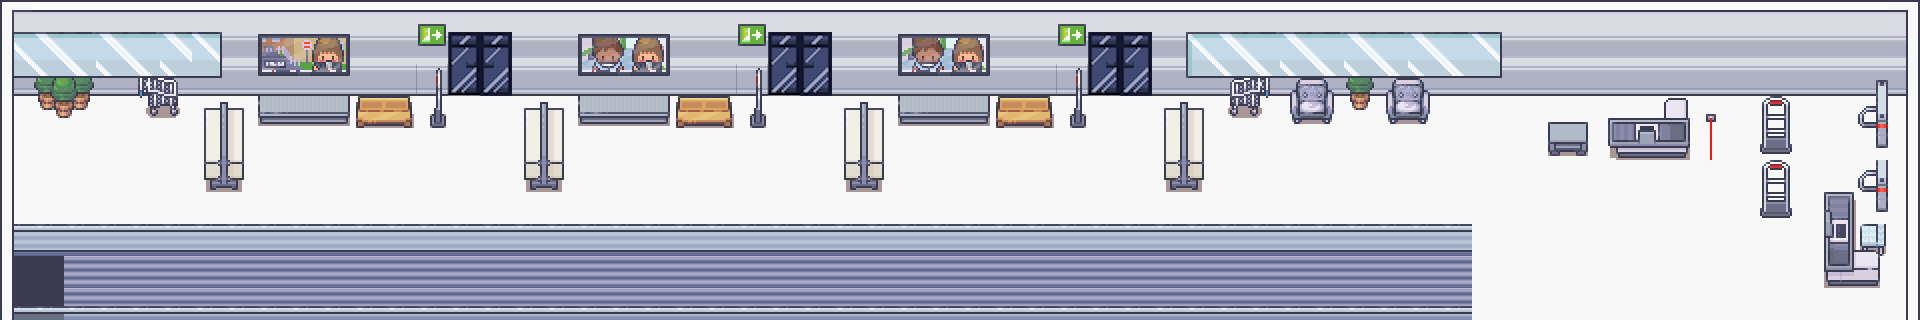

Tiled map render using the project's own tile images. Description and the map definition, with tile-layer contents summarised, below:
An orthogonal 60x10 tile map with 32x32 px tiles, 5 tile layers (Floors, Walls, Elements, DoorsWindows, ...), 6 tilesets and 3 objects (start, bitch, backpack).

<map version="1.10" tiledversion="1.10.2" orientation="orthogonal" renderorder="right-down" width="60" height="10" tilewidth="32" tileheight="32" infinite="0" nextlayerid="9" nextobjectid="4">
 <editorsettings>
  <export target="assets/BoardingGate.tmj" format="json" />
 </editorsettings>
 <tileset firstgid="1" name="Room_Builder_32x32" tilewidth="32" tileheight="32" tilecount="8284" columns="76">
  <image source="assets/Room_Builder_32x32.png" width="2432" height="3488" />
 </tileset>
 <tileset firstgid="8285" name="16_Grocery_store_32x32" tilewidth="32" tileheight="32" tilecount="1248" columns="16">
  <image source="assets/16_Grocery_store_32x32.png" width="512" height="2496" />
 </tileset>
 <tileset firstgid="9533" name="22_Museum_32x32" tilewidth="32" tileheight="32" tilecount="1952" columns="16">
  <image source="assets/22_Museum_32x32.png" width="512" height="3904" />
 </tileset>
 <tileset firstgid="11485" name="Buildings32x32" tilewidth="32" tileheight="32" tilecount="180" columns="12">
  <image source="assets/Buildings32x32.png" width="384" height="480" />
 </tileset>
 <tileset firstgid="11665" name="23_Tevelision_and_Film_Studio_32x32" tilewidth="32" tileheight="32" tilecount="224" columns="16">
  <image source="assets/23_Tevelision_and_Film_Studio_32x32.png" width="512" height="448" />
 </tileset>
 <tileset firstgid="11889" name="17_Visibile_Upstairs_System_32x32" tilewidth="32" tileheight="32" tilecount="432" columns="16">
  <image source="assets/17_Visibile_Upstairs_System_32x32.png" width="512" height="864" />
 </tileset>
 <layer id="1" name="Floors" width="60" height="10">
  <data>[600 cells, 600 non-empty, 9 distinct tile ids]</data>
 </layer>
 <layer id="2" name="Walls" width="60" height="10">
  <data>[600 cells, 180 non-empty, 9 distinct tile ids]</data>
 </layer>
 <layer id="4" name="Elements" width="60" height="10">
  <data>[600 cells, 207 non-empty, 70 distinct tile ids]</data>
 </layer>
 <layer id="5" name="DoorsWindows" width="60" height="10">
  <data>[600 cells, 55 non-empty, 15 distinct tile ids]</data>
 </layer>
 <layer id="3" name="WallBorders" width="60" height="10">
  <data>[600 cells, 20 non-empty, 4 distinct tile ids]</data>
 </layer>
 <objectgroup id="7" name="objectLayer">
  <object id="1" name="start" x="38.8664" y="290.003">
   <point />
  </object>
  <object id="2" name="bitch" x="1515.79" y="174.899">
   <point />
  </object>
  <object id="3" name="backpack" x="1517.28" y="290.003">
   <point />
  </object>
 </objectgroup>
</map>
